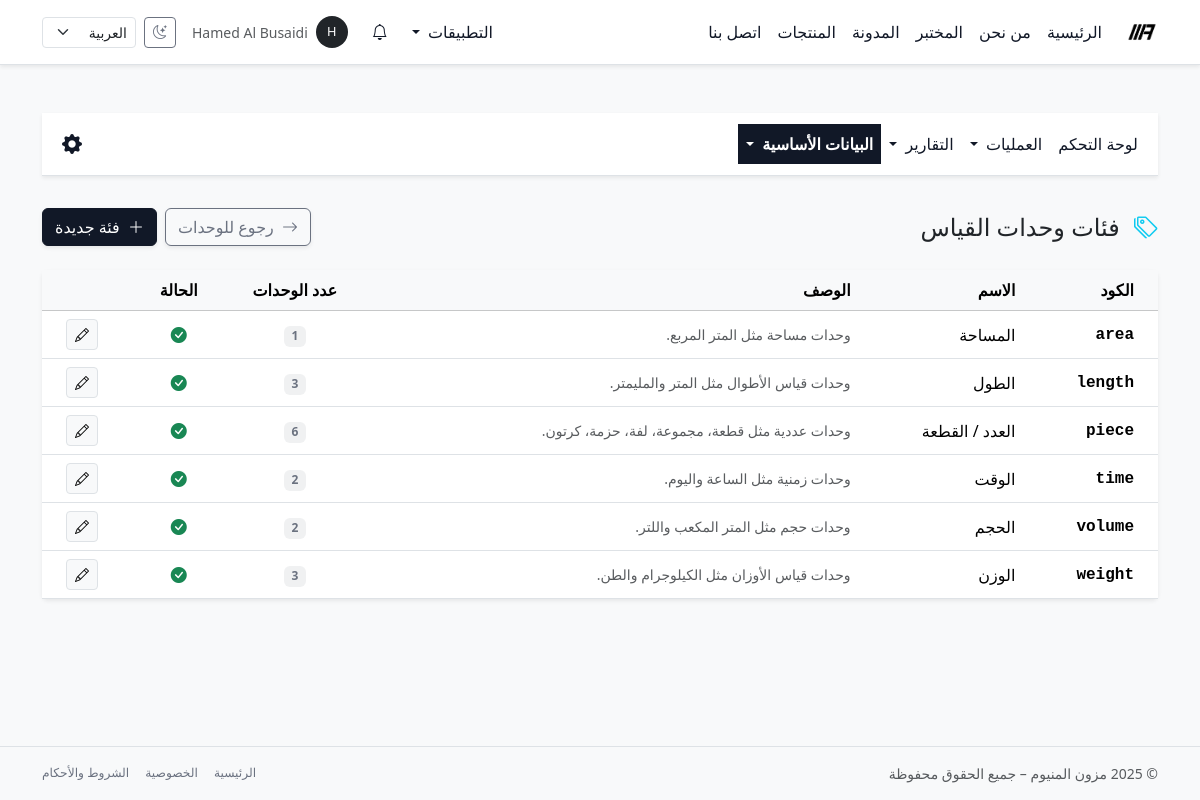
Page /ar/inventory/uom/categories/ (signed in) on the committed database.
### uom/models.py (models this page shows, shortened)
class UomCategory(models.Model):
    code = models.CharField(
        max_length=50,
        unique=True,
        verbose_name=_("كود الفئة"),
        help_text=_("مثال: length, weight, area, volume, unit, time."),
    )
    name = models.CharField(
        max_length=100,
        verbose_name=_("الاسم"),
    )
    description = models.CharField(
        max_length=255,
        blank=True,
        verbose_name=_("وصف"),
        help_text=_("وصف مختصر للفئة، اختياري."),
    )
    is_active = models.BooleanField(
        default=True,
        verbose_name=_("نشطة؟"),
    )
    class Meta:
        verbose_name = _("فئة وحدة قياس")
        verbose_name_plural = _("فئات وحدات القياس")
        ordering = ("code", "id")

### uom/views.py (the view)
# urls.py: path("categories/", views.UomCategoryListView.as_view(), name="category_list"),
class UomCategoryListView(LoginRequiredMixin, ListView):
    model = UomCategory
    template_name = "uom/category_list.html"
    context_object_name = "categories"
    def get_context_data(self, **kwargs):
        context = super().get_context_data(**kwargs)
        context["active_section"] = "inventory_master"  # لتفعيل التبويب في النافبار
        return context

### core/context_processors/notifications.py (called while the page is built)
def notifications_context(request):
    user = request.user
    if not user.is_authenticated:
        return {}
    base_qs = Notification.objects.for_user(user)
    unread_count = base_qs.unread().count()
    recent_notifications = list(
        base_qs.select_related("target_content_type")[:10]
    )
    return {
        "notif_unread_count": unread_count,
        "notif_recent": recent_notifications,
        "notif_has_unread": unread_count > 0,
    }

### core/models/notifications.py (called while the page is built)
    def visible(self):
        return self.filter(is_deleted=False)

    def for_user(self, user: User):
        return self.visible().filter(recipient=user)

    def unread(self):
        return self.visible().filter(is_read=False)

### templates/uom/category_list.html (shortened to what this page needs)
{% extends "inventory/base_inventory.html" %}
{% load i18n %}
{% block inventory_content %}
<div class="py-3">
    <div class="d-flex justify-content-between align-items-center mb-4">
        <div>
            <h1 class="h4 mb-0 text-gray-800">
                <i class="bi bi-tags me-2 text-info"></i> {% trans "فئات وحدات القياس" %}
            </h1>
        </div>
        <div class="d-flex gap-2">
            <a href="{% url 'uom:unit_list' %}" class="btn btn-outline-secondary shadow-sm">
                <i class="bi bi-arrow-right me-1"></i> {% trans "رجوع للوحدات" %}
            </a>
            <a href="{% url 'uom:category_create' %}" class="btn btn-primary shadow-sm">
                <i class="bi bi-plus-lg me-1"></i> {% trans "فئة جديدة" %}
            </a>
        </div>
    </div>
    <div class="card shadow-sm border-0">
        <div class="table-responsive">
            <table class="table table-hover align-middle mb-0">
                <thead class="table-light">
                    <tr>
                        <th class="ps-4">{% trans "الكود" %}</th>
                        <th>{% trans "الاسم" %}</th>
                        <th>{% trans "الوصف" %}</th>
                        <th class="text-center">{% trans "عدد الوحدات" %}</th>
                        <th class="text-center">{% trans "الحالة" %}</th>
                        <th class="text-end pe-4"></th>
                    </tr>
                </thead>
                <tbody>
                    {% for cat in categories %}
                    <tr>
                        <td class="ps-4 font-monospace fw-bold">{{ cat.code }}</td>
                        <td class="fw-medium">{{ cat.name }}</td>
                        <td class="text-muted small">{{ cat.description|truncatechars:50 }}</td>
                        <td class="text-center"><span class="badge bg-secondary bg-opacity-10 text-secondary">{{ cat.units.count }}</span></td>
                        <td class="text-center">
                            {% if cat.is_active %}
                                <i class="bi bi-check-circle-fill text-success"></i>
                            {% else %}
                                <i class="bi bi-x-circle-fill text-muted"></i>
                            {% endif %}
                        </td>
                        <td class="text-end pe-4">
                            <a href="{% url 'uom:category_update' cat.pk %}" class="btn btn-sm btn-light border">
                                <i class="bi bi-pencil"></i>
                            </a>
                        </td>
                    </tr>
                    {% empty %}
                    <tr><td colspan="6" class="text-center py-4 text-muted">{% trans "لا توجد فئات." %}</td></tr>
                    {% endfor %}
                </tbody>
            </table>
        </div>
    </div>
</div>
{% endblock %}

### templates/base.html (shortened to what this page needs)
{% load static i18n %}
<!doctype html>
<html lang="{{ LANGUAGE_CODE }}" dir="{% if LANGUAGE_CODE == 'ar' %}rtl{% else %}ltr{% endif %}" data-bs-theme="light">
<head>
  {% if LANGUAGE_CODE == "ar" %}
    <link href="https://cdn.jsdelivr.net/npm/bootstrap@5.3.8/dist/css/bootstrap.rtl.min.css" rel="stylesheet"/>
  {% else %}
    <link href="https://cdn.jsdelivr.net/npm/bootstrap@5.3.8/dist/css/bootstrap.min.css" rel="stylesheet"/>
  {% endif %}
  <link rel="stylesheet" href="https://cdn.jsdelivr.net/npm/bootstrap-icons@1.11.3/font/bootstrap-icons.css">
  <link rel="stylesheet" href="{% static 'css/mazoon_style.css' %}"/>
</head>
<body class="bg-body-tertiary text-body d-flex flex-column min-vh-100">
<nav class="navbar navbar-expand-lg bg-body border-bottom shadow-sm sticky-top">
  <div class="container-lg">
    <a class="navbar-brand fw-bold d-flex align-items-center gap-2 py-2" href="{% url 'home' %}">
      <img src="{% static 'img/logo_mazoon_black.png' %}"
           alt="Mazoon Aluminum logo"
           class="img-fluid"
           style="height: 32px;">
    </a>
    <div class="collapse navbar-collapse" id="mainNavbar">
      <ul class="navbar-nav me-auto mb-2 mb-lg-0">
        <li class="nav-item">
          <a class="nav-link {% if request.resolver_match.url_name == 'home' %}active{% endif %}" href="{% url 'home' %}">{% trans "الرئيسية" %}</a>
        </li>
        <li class="nav-item">
          <a class="nav-link {% if request.resolver_match.url_name == 'about' %}active{% endif %}" href="{% url 'about' %}">{% trans "من نحن" %}</a>
        </li>
        <li class="nav-item">
          <a class="nav-link {% if request.resolver_match.url_name == 'lab' %}active{% endif %}" href="{% url 'lab' %}">{% trans "المختبر" %}</a>
        </li>
        <li class="nav-item">
          <a class="nav-link {% if request.resolver_match.url_name == 'blog_list' %}active{% endif %}" href="{% url 'blog_list' %}">{% trans "المدونة" %}</a>
        </li>
        <li class="nav-item">
          <a class="nav-link {% if request.resolver_match.url_name == 'product_list' %}active{% endif %}" href="{% url 'product_list' %}">{% trans "المنتجات" %}</a>
        </li>
        <li class="nav-item">
          <a class="nav-link {% if request.resolver_match.url_name == 'contact' %}active{% endif %}" href="{% url 'contact' %}">{% trans "اتصل بنا" %}</a>
        </li>
      </ul>
      <ul class="navbar-nav ms-auto mb-2 mb-lg-0 align-items-center gap-2">
        {% if user.is_authenticated %}
          {% if user.is_staff or user.is_superuser %}
            <li class="nav-item dropdown">
              <a class="nav-link dropdown-toggle" href="#" id="appsDropdown" role="button" data-bs-toggle="dropdown" aria-expanded="false">
                {% trans "التطبيقات" %}
              </a>
            </li>
          {% endif %}
        {% endif %}
        {% include "core/notifications/_navbar_dropdown.html" %}
        {% if user.is_authenticated %}
          <li class="nav-item dropdown">
            <a class="nav-link d-flex align-items-center gap-2"
               href="#"
               id="userMenuDropdown"
               role="button"
               data-bs-toggle="dropdown"
               aria-expanded="false">
              <span class="rounded-circle d-inline-flex justify-content-center align-items-center bg-dark text-white"
                    style="width: 32px; height: 32px; font-size: 0.8rem;">
                {{ user.username|first|upper }}
              </span>
              <span class="d-none d-xl-inline small text-muted">
                {{ user.get_full_name|default:user.username }}
              </span>
            </a>
          </li>
        {% endif %}
        <li class="nav-item">
          <button class="btn btn-sm btn-outline-secondary d-flex align-items-center justify-content-center"
                  type="button"
                  id="themeToggleBtn"
                  aria-label="{% trans 'تبديل وضع اللون' %}"
                  title="{% trans 'تبديل وضع اللون' %}">
            <i class="bi bi-moon-stars" id="themeToggleIcon"></i>
          </button>
        </li>
        <li class="nav-item">
          <form action="{% url 'set_language' %}" method="post" class="d-flex align-items-center">
            <select name="language"
                    class="form-select form-select-sm"
                    onchange="this.form.submit()">
              <option value="ar" {% if LANGUAGE_CODE == 'ar' %}selected{% endif %}>العربية</option>
            </select>
          </form>
        </li>
      </ul>
    </div>
  </div>
</nav>
<main class="py-4 py-md-5 flex-grow-1">
  <div class="container-lg">
    {% block content %}{% endblock %}
  </div>
</main>
<footer class="border-top py-3 mt-auto bg-body-tertiary d-print-none">
  <div class="container-lg d-flex flex-column flex-md-row justify-content-between align-items-center text-muted small gap-2">
   <div>
  &copy; {% now "Y" %} {% trans "مزون المنيوم – جميع الحقوق محفوظة" %}
</div>
    <div class="d-flex gap-3">
      <a href="{% url 'home' %}" class="link-secondary text-decoration-none small">{% trans "الرئيسية" %}</a>
      <a href="#" class="link-secondary text-decoration-none small">{% trans "الخصوصية" %}</a>
      <a href="#" class="link-secondary text-decoration-none small">{% trans "الشروط والأحكام" %}</a>
    </div>
  </div>
</footer>
</body>
</html>

### static/css/mazoon_style.css (style rules this page uses)
:root, [data-bs-theme="light"] { --bs-link-color: #111827; --bs-link-color-rgb: 17, 24, 39; --bs-link-hover-color: #020617; --bs-link-hover-color-rgb: 2, 6, 23; --bs-primary: #111827; --bs-primary-rgb: 17, 24, 39; --bs-secondary: #6b7280; --bs-secondary-rgb: 107, 114, 128; }
[data-bs-theme="light"] .btn-primary { --bs-btn-bg: #111827; --bs-btn-border-color: #111827; --bs-btn-color: #fff; --bs-btn-hover-bg: #020617; --bs-btn-hover-border-color: #020617; }
[data-bs-theme="light"] .btn-outline-secondary { --bs-btn-color: #6b7280; --bs-btn-border-color: #6b7280; --bs-btn-hover-color: #fff; --bs-btn-hover-bg: #6b7280; --bs-btn-hover-border-color: #6b7280; }
[data-bs-theme="light"] .nav-link { color: #111827 !important; }
.navbar-brand { padding-top: 0.25rem; padding-bottom: 0.25rem; }

### rows in the picture
UomCategory: code "area", name "المساحة", description "وحدات مساحة مثل المتر المربع.", units.count "1", is_active True (drawn)
UomCategory: code "length", name "الطول", description "وحدات قياس الأطوال مثل المتر والمليمتر.", units.count "3", is_active True (drawn)
UomCategory: code "piece", name "العدد / القطعة", description "وحدات عددية مثل قطعة، مجموعة، لفة، حزمة، كرتون.", units.count "6", is_active True (drawn)
UomCategory: code "time", name "الوقت", description "وحدات زمنية مثل الساعة واليوم.", units.count "2", is_active True (drawn)
UomCategory: code "volume", name "الحجم", description "وحدات حجم مثل المتر المكعب واللتر.", units.count "2", is_active True (drawn)
UomCategory: code "weight", name "الوزن", description "وحدات قياس الأوزان مثل الكيلوجرام والطن.", units.count "3", is_active True (drawn)

### other values in the picture
{{ user.username|first|upper }} "H"
{{ user.get_full_name|default:user.username }} "Hamed Al Busaidi"
